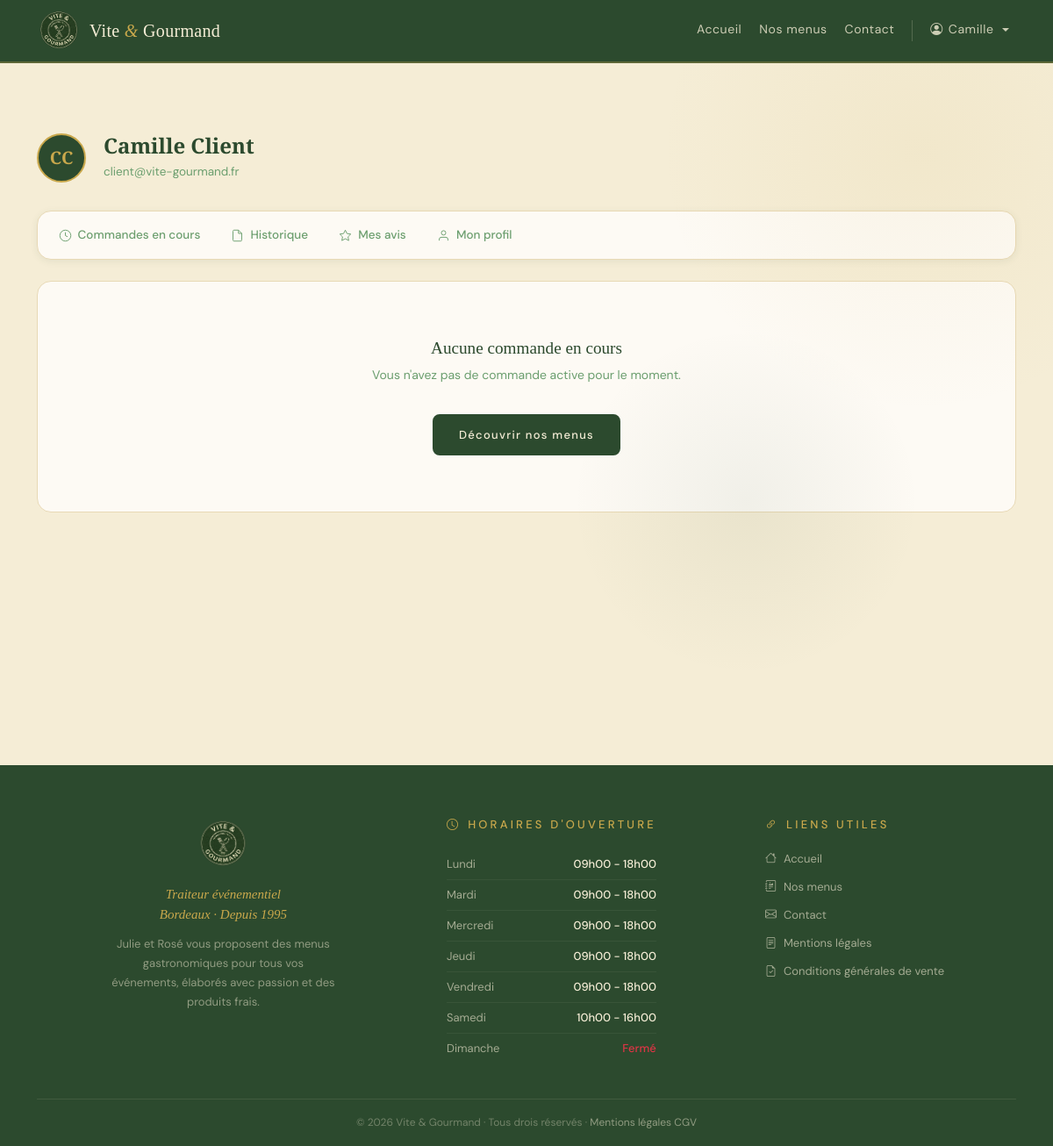
/pages/mon-compte.php (signed in), run on the app's committed database.
### tables this page shows
CREATE TABLE utilisateur (
    utilisateur_id INT AUTO_INCREMENT PRIMARY KEY,
    role_id INT NOT NULL,
    nom VARCHAR(50) NOT NULL,
    prenom VARCHAR(50) NOT NULL,
    email varchar(255) NOT NULL UNIQUE,
    mot_de_passe VARCHAR(255) NOT NULL,
    telephone VARCHAR(20),
    adresse_postale VARCHAR(255),
    ville VARCHAR(50),
    pays VARCHAR(50) DEFAULT 'France',
    actif TINYINT(1) NOT NULL DEFAULT 1,
    created_at DATETIME DEFAULT CURRENT_TIMESTAMP,
    updated_at DATETIME DEFAULT CURRENT_TIMESTAMP,

    CONSTRAINT fk_utilisateur_role
    FOREIGN KEY(role_id) REFERENCES role(role_id)
);

CREATE TABLE horaire (
    horaire_id INT AUTO_INCREMENT PRIMARY KEY,
    jour VARCHAR(20) NOT NULL,
    heure_ouverture TIME NOT NULL,
    heure_fermeture TIME NOT NULL
);

### pages/mon-compte.php (the view, shortened to what this page needs)
<?php
require_once '../includes/db.php';
$rootPath = '../';
require_once '../includes/header.php';
require_once '../includes/navbar.php';
$stmt = $pdo->prepare("SELECT * FROM utilisateur WHERE utilisateur_id = :id");
$stmt->execute([':id' => $_SESSION['user_id']]);
$user = $stmt->fetch();
try {
    $sql = "SELECT c.*, m.titre AS menu_titre,
        (SELECT url FROM menu_image WHERE menu_id = m.menu_id LIMIT 1) as menu_image
        FROM commande c
        INNER JOIN commande_menu cm ON c.commande_id = cm.commande_id
        INNER JOIN menu m ON cm.menu_id = m.menu_id
        WHERE c.utilisateur_id = ?
        ORDER BY c.date_commande DESC";
    $stmtC = $pdo->prepare($sql);
    $stmtC->execute([$_SESSION['user_id']]);
    $commandes = $stmtC->fetchAll(PDO::FETCH_ASSOC);
} catch (PDOException $e){
    $commandes = [];
    $erreur = "Erreur lors de la récupération de vos commandes";
}
try {
    $sql = "SELECT c.*, m.titre AS menu_titre,
            (SELECT url FROM menu_image WHERE menu_id = m.menu_id LIMIT 1) as menu_image
            FROM commande c
            INNER JOIN commande_menu cm ON c.commande_id = cm.commande_id
            INNER JOIN menu m ON cm.menu_id = m.menu_id
            WHERE c.utilisateur_id = ?
            ORDER BY c.date_commande DESC";
    $stmtC = $pdo->prepare($sql);
    $stmtC->execute([$_SESSION['user_id']]);
    $commandes = $stmtC->fetchAll(PDO::FETCH_ASSOC);
} catch (PDOException $e){
    $commandes = [];
    $erreur = "Erreur de base de données : " . $e->getMessage();
}
$commandesEnCours = array_filter($commandes, fn($c) => !in_array($c['statut_id'], [7, 8]));
?>
<section class="section-compte">
    <div class="container">
     <div class="compte-header">
        <div class="compte-avatar">
            <?= strtoupper(substr($user['prenom'], 0, 1) . substr($user['nom'], 0, 1)) ?>
        </div>
        <div class="compte-header__info">
            <h1 class="compte-header__nom">
                <?= htmlspecialchars($user['prenom'] . ' ' . $user['nom']) ?>
            </h1>
            <p class="compte-header__email">
                <?= htmlspecialchars($user['email']) ?>
            </p>
        </div>
     </div>
         <div class="compte-tabs">
            <button class="compte-tab active" data-tab="en-cours">
                <svg width="15" height="15" fill="none" stroke="currentColor" stroke-width="1.5" viewBox="0 0 24 24"><circle cx="12" cy="12" r="10"/><polyline points="12 6 12 12 16 14"/></svg>
                Commandes en cours
            </button>
            <button class="compte-tab" data-tab="historique">
                <svg width="15" height="15" fill="none" stroke="currentColor" stroke-width="1.5" viewBox="0 0 24 24"><path d="M14 2H6a2 2 0 0 0-2 2v16a2 2 0 0 0 2 2h12a2 2 0 0 0 2-2V8z"/><polyline points="14 2 14 8 20 8"/></svg>
                Historique
            </button>
            <button class="compte-tab" data-tab="avis">
                <svg width="15" height="15" fill="none" stroke="currentColor" stroke-width="1.5" viewBox="0 0 24 24"><polygon points="12 2 15.09 8.26 22 9.27 17 14.14 18.18 21.02 12 17.77 5.82 21.02 7 14.14 2 9.27 8.91 8.26 12 2"/></svg>
                Mes avis
            </button>
            <button class="compte-tab" data-tab="infos">
                <svg width="15" height="15" fill="none" stroke="currentColor" stroke-width="1.5" viewBox="0 0 24 24"><path d="M20 21v-2a4 4 0 0 0-4-4H8a4 4 0 0 0-4 4v2"/><circle cx="12" cy="7" r="4"/></svg>
                Mon profil
            </button>
         </div>
          <div class="compte-tabs-content">
           <div class="compte-panel active" id="tab-en-cours">
            <?php if(empty($commandesEnCours)): ?>
                <div class="compte-empty">
                    <h3>Aucune commande en cours</h3>
                    <p>Vous n'avez pas de commande active pour le moment.</p>
                    <a href="<?= $rootPath ?>menus.php" class="btn btn-vg-primary mt-3">Découvrir nos menus</a>
                </div>
                    <?php endif; ?>
           </div>
          </div>
    </div>
</section>
<?php require_once '../includes/footer.php'; ?>

### includes/footer.php (shortened to what this page needs)
<?php
$stmtFooter = $pdo->query("SELECT * FROM horaire ORDER BY horaire_id ASC");
$listeHoraires = $stmtFooter->fetchAll();
?>
<footer class="footer" role="contentinfo">
    <div class="container">
        <div class="row gy-5">
         <div class="col-12 col-md-3">
            <div class="footer-brand">
                <img src="<?= isset($rootPath) ? $rootPath : '../' ?>assets/images/image_logo_vert-removebg-preview.png" alt="Logo Vite & Gourmand" class="footer-logo">
                <p class="footer-tagline">Traiteur événementiel<br>Bordeaux · Depuis 1995</p>
                <p class="footer-desc">Julie et Rosé vous proposent des menus gastronomiques pour tous vos événements, élaborés avec passion et des produits frais.</p>
            </div>
         </div>
         <div class="col-12 col-md-auto">
            <h2 class="footer-title">
                <i class="bi bi-clock" aria-hidden="true"></i>
                Horaires d'ouverture
            </h2>
            <ul class="footer-horaires" aria-label="Horaires d'ouverture">
                <?php foreach($listeHoraires as $h): ?>
                    <li>
                        <span class="footer-jour"><?= htmlspecialchars($h['jour']) ?></span>
                        <span class="footer-heure">
                            <?php
                            if(empty($h['heure_ouverture']) || $h['heure_ouverture'] == '00:00:00'){
                                echo '<span class="text-danger">Fermé</span>';
                            } else {
                                $debut = date('H\hi', strtotime($h['heure_ouverture']));
                                $fin = date('H\hi', strtotime($h['heure_fermeture']));
                                echo $debut . " - " . $fin;
                            }
                            ?>
                        </span>
                    </li>
                <?php endforeach; ?>
            </ul>
         </div>
         <div class="col-12 col-md-auto">
            <h2 class="footer-title">
                <i class="bi bi-link-45deg" aria-hidden="true"></i>
                Liens utiles
            </h2>
            <ul class="footer-links" aria-label="Liens utiles">
                <li>
                    <a href="<?= isset($rootPath) ? $rootPath : '../' ?>pages/accueil.php">
                        <i class="bi bi-house" aria-hidden="true"></i>
                        Accueil
                    </a>
                </li>
                <li>
                    <a href="<?=  isset($rootPath) ? $rootPath : '../' ?>pages/menus.php">
                        <i class="bi bi-journal-richtext" aria-hidden="true"></i>
                        Nos menus
                    </a>
                </li>
                <li>
                    <a href="<?=  isset($rootPath) ? $rootPath : '../' ?>pages/contact.php">
                        <i class="bi bi-envelope" aria-hidden="true"></i>
                        Contact
                    </a>
                </li>
                <li>
                    <a href="<?= isset($rootPath) ? $rootPath : '../' ?>pages/mentions-legales.php">
                        <i class="bi bi-file-text" aria-hidden="true"></i>
                        Mentions légales
                    </a>
                </li>
                <li>
                    <a href="<?=  isset($rootPath) ? $rootPath : '../' ?>pages/cgv.php">
                        <i class="bi bi-file-earmark-check" aria-hidden="true"></i>
                        Conditions générales de vente
                    </a>
                </li>
            </ul>
         </div>
        </div>
         <div class="footer-bottom">
            <p class="footer-copy">
                &copy; <?= date('Y') ?> Vite &amp; Gourmand · Tous drois réservés ·
                <a href="<?=  isset($rootPath) ? $rootPath : '../' ?>pages/mentions-legales.php">Mentions légales</a>
                <a href="<?=  isset($rootPath) ? $rootPath : '../' ?>pages/cgv.php">CGV</a>
            </p>
         </div>
    </div>
</footer>

### assets/css/variables.css (style rules this page uses)
:root { --vert-fonce: #2c4a2e; --vert-moyen: #3D6B40; --vert-clair: #6B9E6E; --or: #C9A84C; --or-clair: #E8C97A; --creme: #F5EDD6; --creme-fonce: #E8D9B5; --blanc: #FDFAF4; --texte-sombre: #1A2E1B; --texte-moyen: #4A6741; --font-titre: 'Playfair Display', serif; --font-sous: 'Cormorant Garamont', serif; --font-corps: 'DM Sans', sans-serif; --section-py: 80px; --border-radius: 8px; --border-radius-lg: 16px; --shadow-sm: 0 2px 8px rgba(44, 74, 46, 0.08); --shadow-md: 0 4px 20px rgba(44, 74, 46, 0.12); --shadow-lg: 0 8px 40px rgba(44, 74, 46, 0.16); --transition: all 0.2s ease; }

### data on the page
utilisateur: prenom+nom "CC", prenom+nom "Camille Client", email "client@vite-gourmand.fr"
horaire: jour "Lundi", heure_ouverture "09h00", heure_fermeture "18h00"
horaire: jour "Mardi", heure_ouverture "09h00", heure_fermeture "18h00"
horaire: jour "Mercredi", heure_ouverture "09h00", heure_fermeture "18h00"
horaire: jour "Jeudi", heure_ouverture "09h00", heure_fermeture "18h00"
horaire: jour "Vendredi", heure_ouverture "09h00", heure_fermeture "18h00"
horaire: jour "Samedi", heure_ouverture "10h00", heure_fermeture "16h00"
horaire: jour "Dimanche", heure_ouverture "Fermé"

### other printed values
$user['prenom'] "Camille"
